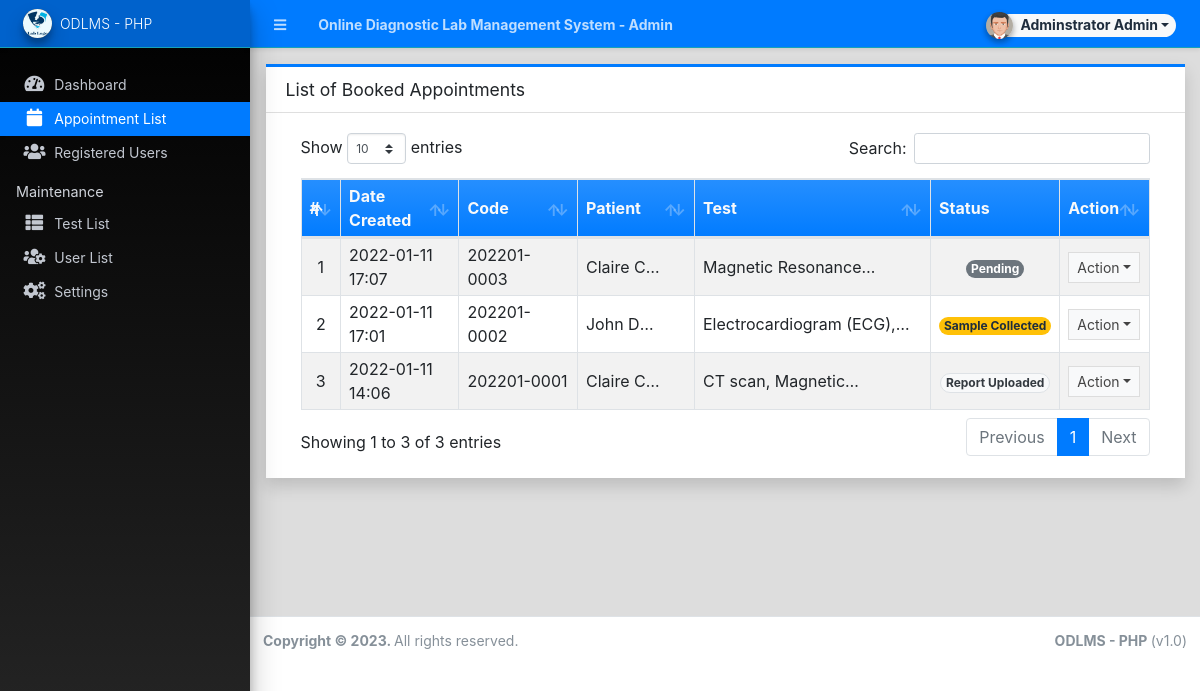
/admin/?page=appointments (signed in), run on the app's committed database.
### tables this page shows
CREATE TABLE `appointment_list` (
  `id` int(30) NOT NULL,
  `code` varchar(100) NOT NULL,
  `schedule` datetime NOT NULL,
  `client_id` int(30) NOT NULL,
  `prescription_path` text NOT NULL,
  `status` tinyint(1) NOT NULL DEFAULT 0,
  `date_created` datetime NOT NULL DEFAULT current_timestamp(),
  `date_updated` datetime DEFAULT NULL ON UPDATE current_timestamp()
);

### config.php (called while the page is built, shortened)
<?php
require_once('classes/DBConnection.php');
require_once('classes/SystemSettings.php');
function validate_image($file){
	if(!empty($file)){
        $ex = explode('?',$file);
        $file = $ex[0];
        $param =  isset($ex[1]) ? '?'.$ex[1]  : '';
		if(is_file(base_app.$file)){
			return base_url.$file.$param;
		}else{
			return base_url.'dist/img/no-image-available.png';
		}
	}else{
		return base_url.'dist/img/no-image-available.png';
	}
}
function isMobileDevice(){
    $aMobileUA = array(
        '/iphone/i' => 'iPhone',
        '/ipod/i' => 'iPod',
        '/ipad/i' => 'iPad',
        '/android/i' => 'Android',
        '/blackberry/i' => 'BlackBerry',
        '/webos/i' => 'Mobile'
    );
    return false;
}
?>

### classes/DBConnection.php (called while the page is built, shortened)
<?php
class DBConnection{
    private $host = DB_SERVER;
    private $username = DB_USERNAME;
    private $password = DB_PASSWORD;
    private $database = DB_NAME;
    public $conn;
    public function __construct(){
        if (!isset($this->conn)) {
            $this->conn = new mysqli($this->host, $this->username, $this->password, $this->database);
        }
    }
}
?>

### classes/SystemSettings.php (called while the page is built, shortened)
<?php
class SystemSettings extends DBConnection{
	function userdata($field = ''){
		if(!empty($field)){
			if(isset($_SESSION['userdata'][$field]))
				return $_SESSION['userdata'][$field];
			else
				return null;
		}else{
			return false;
		}
	}
	function info($field=''){
		if(!empty($field)){
			if(isset($_SESSION['system_info'][$field]))
				return $_SESSION['system_info'][$field];
			else
				return false;
		}else{
			return false;
		}
	}
}
$_settings = new SystemSettings();
?>

### admin/appointments/index.php (the view, shortened to what this page needs)
<div class="card card-outline card-primary rounded-0 shadow">
	<div class="card-header">
		<h3 class="card-title">List of Booked Appointments</h3>
	</div>
	<div class="card-body">
		<div class="container-fluid">
        <div class="container-fluid">
			<table class="table table-bordered table-hover table-striped">
				<colgroup>
					<col width="5%">
					<col width="15%">
					<col width="15%">
					<col width="15%">
					<col width="30%">
					<col width="10%">
					<col width="10%">
				</colgroup>
				<thead>
					<tr class="bg-gradient-primary text-light">
						<th>#</th>
						<th>Date Created</th>
						<th>Code</th>
						<th>Patient</th>
						<th>Test</th>
						<th>Status</th>
						<th>Action</th>
					</tr>
				</thead>
				<tbody>
					<?php
						$i = 1;
						$patient_arr = [];
						$patients = $conn->query("SELECT *,CONCAT(firstname,' ',middlename,' ', lastname) as fullname FROM `client_list` where id in (SELECT client_id FROM `appointment_list`)");
						if($patients->num_rows > 0){
							$res = $patients->fetch_all(MYSQLI_ASSOC);
							$patient_arr = array_column($res,'fullname','id');
						}
						$qry = $conn->query("SELECT * from `appointment_list` order by unix_timestamp(date_created) desc ");
						while($row = $qry->fetch_assoc()):
                            $tests = $conn->query("SELECT * FROM `test_list` where id in (SELECT test_id FROM `appointment_test_list` where appointment_id = '{$row['id']}')");
                            $test = "N/A";
                            if($tests->num_rows > 0){
                                $res = $tests->fetch_all(MYSQLI_ASSOC);
                                $test_arr = array_column($res,'name');
                                $test = implode(", ",$test_arr);
                            }
					?>
						<tr>
							<td class="text-center"><?php echo $i++; ?></td>
							<td class=""><?php echo date("Y-m-d H:i",strtotime($row['date_created'])) ?></td>
							<td class=""><?= $row['code'] ?></td>
							<td class=""><p class="m-0 truncate-1"><?= isset($patient_arr[$row['client_id']]) ? $patient_arr[$row['client_id']] : 'N/A' ?></p></td>
							<td class=""><p class="m-0 truncate-1"><?= $test ?></p></td>
							<td class="text-center">
								<?php
									switch ($row['status']){
										case 0:
											echo '<span class="rounded-pill badge badge-secondary ">Pending</span>';
											break;
                                        case 2:
                                            echo '<span class="rounded-pill badge badge-warning ">Sample Collected</span>';
                                            break;
										case 6:
											echo '<span class="rounded-pill badge-light badge border text-dark ">Report Uploaded</span>';
											break;
									}
								?>
							</td>
							<td align="center">
								 <button type="button" class="btn btn-flat btn-default btn-sm dropdown-toggle dropdown-icon" data-toggle="dropdown">
				                  		Action
				                  </button>
							</td>
						</tr>
					<?php endwhile; ?>
				</tbody>
			</table>
		</div>
		</div>
	</div>
</div>

### admin/index.php (shortened to what this page needs)
<?php require_once('../config.php'); ?>
 <!DOCTYPE html>
<html lang="en" class="" style="height: auto;">
<?php require_once('inc/header.php') ?>
  <body class="sidebar-mini layout-fixed control-sidebar-slide-open layout-navbar-fixed sidebar-mini-md sidebar-mini-xs" data-new-gr-c-s-check-loaded="14.991.0" data-gr-ext-installed="" style="height: auto;">
    <div class="wrapper">
     <?php require_once('inc/topBarNav.php') ?>
     <?php require_once('inc/navigation.php') ?>
     <?php $page = isset($_GET['page']) ? $_GET['page'] : 'home';  ?>
      <div class="content-wrapper pt-3" style="min-height: 567.854px;">
        <section class="content ">
          <div class="container-fluid">
            <?php
              if(!file_exists($page.".php") && !is_dir($page)){
                  include '404.html';
              }else{
                if(is_dir($page))
                  include $page.'/index.php';
                else
                  include $page.'.php';
              }
            ?>
          </div>
        </section>
      </div>
      <?php require_once('inc/footer.php') ?>
  </body>
</html>

### admin/inc/header.php (shortened to what this page needs)
<head>
    <link rel="stylesheet" href="<?php echo base_url ?>plugins/fontawesome-free/css/all.min.css">
    <link rel="stylesheet" href="<?php echo base_url ?>plugins/tempusdominus-bootstrap-4/css/tempusdominus-bootstrap-4.min.css">
  <link rel="stylesheet" href="<?php echo base_url ?>plugins/datatables-bs4/css/dataTables.bootstrap4.min.css">
  <link rel="stylesheet" href="<?php echo base_url ?>plugins/datatables-responsive/css/responsive.bootstrap4.min.css">
  <link rel="stylesheet" href="<?php echo base_url ?>plugins/datatables-buttons/css/buttons.bootstrap4.min.css">
  <link rel="stylesheet" href="<?php echo base_url ?>plugins/select2/css/select2.min.css">
  <link rel="stylesheet" href="<?php echo base_url ?>plugins/select2-bootstrap4-theme/select2-bootstrap4.min.css">
    <link rel="stylesheet" href="<?php echo base_url ?>plugins/icheck-bootstrap/icheck-bootstrap.min.css">
    <link rel="stylesheet" href="<?php echo base_url ?>plugins/jqvmap/jqvmap.min.css">
    <link rel="stylesheet" href="<?php echo base_url ?>plugins/fullcalendar/main.css">
    <link rel="stylesheet" href="<?php echo base_url ?>dist/css/adminlte.css">
    <link rel="stylesheet" href="<?php echo base_url ?>dist/css/custom.css">
    <link rel="stylesheet" href="<?php echo base_url ?>plugins/overlayScrollbars/css/OverlayScrollbars.min.css">
    <link rel="stylesheet" href="<?php echo base_url ?>plugins/daterangepicker/daterangepicker.css">
    <link rel="stylesheet" href="<?php echo base_url ?>plugins/summernote/summernote-bs4.min.css">
  <link rel="stylesheet" href="<?php echo base_url ?>plugins/sweetalert2-theme-bootstrap-4/bootstrap-4.min.css">
  </head>

### admin/inc/topBarNav.php (shortened to what this page needs)
<nav class="main-header navbar navbar-expand navbar-dark border  border-info border-top-0  border-left-0 border-right-0 text-sm shadow-sm bg-primary">
  <ul class="navbar-nav">
    <li class="nav-item">
    <a class="nav-link" data-widget="pushmenu" href="#" role="button"><i class="fas fa-bars"></i></a>
    </li>
    <li class="nav-item d-none d-sm-inline-block">
      <a href="<?php echo base_url ?>" class="nav-link"><b><?php echo (!isMobileDevice()) ? $_settings->info('name'):$_settings->info('short_name'); ?> - Admin</b></a>
    </li>
  </ul>
  <ul class="navbar-nav ml-auto">
    <li class="nav-item">
      <div class="btn-group nav-link">
            <button type="button" class="btn btn-rounded badge badge-light dropdown-toggle dropdown-icon" data-toggle="dropdown">
              <span><img src="<?php echo validate_image($_settings->userdata('avatar')) ?>" class="img-circle elevation-2 user-img" alt="User Image"></span>
              <span class="ml-3"><?php echo ucwords($_settings->userdata('firstname').' '.$_settings->userdata('lastname')) ?></span>
            </button>
        </div>
    </li>
  </ul>
</nav>

### admin/inc/navigation.php (shortened to what this page needs)
<aside class="main-sidebar sidebar-dark-primary elevation-4 sidebar-no-expand bg-gradient-black">
  <a href="<?php echo base_url ?>admin" class="brand-link bg-transparent text-sm border-info shadow-sm bg-primary">
  <img src="<?php echo validate_image($_settings->info('logo'))?>" alt="Store Logo" class="brand-image img-circle elevation-3 bg-black" style="width: 1.8rem;height: 1.8rem;max-height: unset;object-fit:scale-down;object-position:center center">
  <span class="brand-text font-weight-light"><?php echo $_settings->info('short_name') ?></span>
  </a>
  <div class="sidebar os-host os-theme-light os-host-overflow os-host-overflow-y os-host-resize-disabled os-host-transition os-host-scrollbar-horizontal-hidden">
    <div class="os-content-glue" style="margin: 0px -8px; width: 249px; height: 646px;"></div>
    <div class="os-padding">
      <div class="os-viewport os-viewport-native-scrollbars-invisible" style="overflow-y: scroll;">
        <div class="os-content" style="padding: 0px 8px; height: 100%; width: 100%;">
          <nav class="mt-4">
             <ul class="nav nav-pills nav-sidebar flex-column text-sm nav-compact nav-flat nav-child-indent nav-collapse-hide-child" data-widget="treeview" role="menu" data-accordion="false">
              <li class="nav-item dropdown">
                <a href="./" class="nav-link nav-home">
                  <i class="nav-icon fas fa-tachometer-alt"></i>
                  <p>
                    Dashboard
                  </p>
                </a>
              </li>
              <li class="nav-item">
                <a href="<?php echo base_url ?>admin/?page=appointments" class="nav-link nav-appointments">
                  <i class="nav-icon fas fa-calendar"></i>
                  <p>
                    Appointment List
                  </p>
                </a>
              </li>
              <li class="nav-item">
                <a href="<?php echo base_url ?>admin/?page=clients" class="nav-link nav-clients">
                  <i class="nav-icon fas fa-users"></i>
                  <p>
                    Registered Users
                  </p>
                </a>
              </li>
              <?php if($_settings->userdata('type') == 1): ?>
              <li class="nav-header">Maintenance</li>
              <li class="nav-item dropdown">
                <a href="<?php echo base_url ?>admin/?page=tests" class="nav-link nav-tests">
                  <i class="nav-icon fas fa-th-list"></i>
                  <p>
                    Test List
                  </p>
                </a>
              </li>
              <li class="nav-item dropdown">
                <a href="<?php echo base_url ?>admin/?page=user/list" class="nav-link nav-user_list">
                  <i class="nav-icon fas fa-users-cog"></i>
                  <p>
                    User List
                  </p>
                </a>
              </li>
              <li class="nav-item dropdown">
                <a href="<?php echo base_url ?>admin/?page=system_info" class="nav-link nav-system_info">
                  <i class="nav-icon fas fa-cogs"></i>
                  <p>
                    Settings
                  </p>
                </a>
              </li>
              <?php endif; ?>
            </ul>
          </nav>
        </div>
      </div>
    </div>
  </div>
</aside>

### admin/inc/footer.php (shortened to what this page needs)
<footer class="main-footer text-sm">
        <strong>Copyright © <?php echo date('Y') ?>.
        </strong>
        All rights reserved.
        <div class="float-right d-none d-sm-inline-block">
          <b><?php echo $_settings->info('short_name') ?> </b> (v1.0)
        </div>
      </footer>
    </div>

### admin/inc/topBarNav.php (style rules this page uses)
.user-img { position: absolute; height: 27px; width: 27px; object-fit: cover; left: -7%; top: -12%; }
.btn-rounded { border-radius: 50px; }

### data on the page
appointment_list: date_created "2022-01-11 17:07", code "202201-0003", client "Claire…", test "Magnetic…", status "Pending"
appointment_list: date_created "2022-01-11 17:01", code "202201-0002", client "John…", test "Electrocardiogram…", status "Sample Collected"
appointment_list: date_created "2022-01-11 14:06", code "202201-0001", client "Claire…", test "CT scan,…", status "Report Uploaded"

### other printed values
$_settings->info('name') "Online Diagnostic Lab Management System"
$_settings->userdata('firstname').' '.$_settings->userdata('lastname') "Adminstrator Admin"
$_settings->info('short_name') "ODLMS - PHP"
